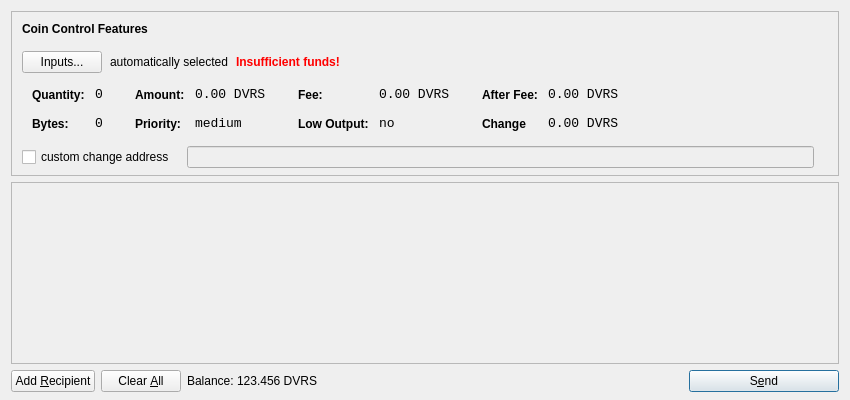
<?xml version="1.0" encoding="UTF-8"?>
<ui version="4.0">
 <class>SendCoinsDialog</class>
 <widget class="QDialog" name="SendCoinsDialog">
  <property name="geometry">
   <rect>
    <x>0</x>
    <y>0</y>
    <width>850</width>
    <height>400</height>
   </rect>
  </property>
  <property name="windowTitle">
   <string>Send Coins</string>
  </property>
  <layout class="QVBoxLayout" name="verticalLayout" stretch="0,1,0">
   <property name="bottomMargin">
    <number>8</number>
   </property>
   <item>
    <widget class="QFrame" name="frameCoinControl">
     <property name="sizePolicy">
      <sizepolicy hsizetype="Expanding" vsizetype="Expanding">
       <horstretch>0</horstretch>
       <verstretch>0</verstretch>
      </sizepolicy>
     </property>
     <property name="maximumSize">
      <size>
       <width>16777215</width>
       <height>16777215</height>
      </size>
     </property>
     <property name="frameShape">
      <enum>QFrame::StyledPanel</enum>
     </property>
     <property name="frameShadow">
      <enum>QFrame::Sunken</enum>
     </property>
     <layout class="QVBoxLayout" name="verticalLayoutCoinControl2">
      <property name="spacing">
       <number>-1</number>
      </property>
      <property name="leftMargin">
       <number>0</number>
      </property>
      <property name="topMargin">
       <number>0</number>
      </property>
      <property name="rightMargin">
       <number>0</number>
      </property>
      <property name="bottomMargin">
       <number>6</number>
      </property>
      <item>
       <layout class="QVBoxLayout" name="verticalLayoutCoinControl" stretch="0,0,0,0,1">
        <property name="spacing">
         <number>0</number>
        </property>
        <property name="leftMargin">
         <number>10</number>
        </property>
        <property name="topMargin">
         <number>10</number>
        </property>
        <item>
         <layout class="QHBoxLayout" name="horizontalLayoutCoinControl1">
          <property name="bottomMargin">
           <number>15</number>
          </property>
          <item>
           <widget class="QLabel" name="labelCoinControlFeatures">
            <property name="sizePolicy">
             <sizepolicy hsizetype="Preferred" vsizetype="Maximum">
              <horstretch>0</horstretch>
              <verstretch>0</verstretch>
             </sizepolicy>
            </property>
            <property name="font">
             <font>
              <weight>75</weight>
              <bold>true</bold>
             </font>
            </property>
            <property name="styleSheet">
             <string notr="true">font-weight:bold;</string>
            </property>
            <property name="text">
             <string>Coin Control Features</string>
            </property>
           </widget>
          </item>
         </layout>
        </item>
        <item>
         <layout class="QHBoxLayout" name="horizontalLayoutCoinControl2" stretch="0,0,0,0">
          <property name="spacing">
           <number>8</number>
          </property>
          <property name="bottomMargin">
           <number>10</number>
          </property>
          <item>
           <widget class="QPushButton" name="pushButtonCoinControl">
            <property name="styleSheet">
             <string notr="true"/>
            </property>
            <property name="text">
             <string>Inputs...</string>
            </property>
           </widget>
          </item>
          <item>
           <widget class="QLabel" name="labelCoinControlAutomaticallySelected">
            <property name="text">
             <string>automatically selected</string>
            </property>
            <property name="margin">
             <number>5</number>
            </property>
           </widget>
          </item>
          <item>
           <widget class="QLabel" name="labelCoinControlInsuffFunds">
            <property name="font">
             <font>
              <weight>75</weight>
              <bold>true</bold>
             </font>
            </property>
            <property name="styleSheet">
             <string notr="true">color:red;font-weight:bold;</string>
            </property>
            <property name="text">
             <string>Insufficient funds!</string>
            </property>
            <property name="margin">
             <number>5</number>
            </property>
           </widget>
          </item>
          <item>
           <spacer name="horizontalSpacerCoinControl">
            <property name="orientation">
             <enum>Qt::Horizontal</enum>
            </property>
            <property name="sizeHint" stdset="0">
             <size>
              <width>40</width>
              <height>1</height>
             </size>
            </property>
           </spacer>
          </item>
         </layout>
        </item>
        <item>
         <widget class="QWidget" name="widgetCoinControl" native="true">
          <property name="sizePolicy">
           <sizepolicy hsizetype="Preferred" vsizetype="Preferred">
            <horstretch>0</horstretch>
            <verstretch>0</verstretch>
           </sizepolicy>
          </property>
          <property name="minimumSize">
           <size>
            <width>0</width>
            <height>0</height>
           </size>
          </property>
          <property name="styleSheet">
           <string notr="true"/>
          </property>
          <layout class="QHBoxLayout" name="horizontalLayoutCoinControl5">
           <property name="margin">
            <number>0</number>
           </property>
           <item>
            <layout class="QHBoxLayout" name="horizontalLayoutCoinControl3" stretch="0,0,0,1">
             <property name="spacing">
              <number>20</number>
             </property>
             <property name="topMargin">
              <number>0</number>
             </property>
             <property name="bottomMargin">
              <number>10</number>
             </property>
             <item>
              <layout class="QFormLayout" name="formLayoutCoinControl1">
               <property name="horizontalSpacing">
                <number>10</number>
               </property>
               <property name="verticalSpacing">
                <number>14</number>
               </property>
               <property name="leftMargin">
                <number>10</number>
               </property>
               <property name="topMargin">
                <number>4</number>
               </property>
               <property name="rightMargin">
                <number>6</number>
               </property>
               <item row="0" column="0">
                <widget class="QLabel" name="labelCoinControlQuantityText">
                 <property name="styleSheet">
                  <string notr="true">font-weight:bold;</string>
                 </property>
                 <property name="text">
                  <string>Quantity:</string>
                 </property>
                 <property name="margin">
                  <number>0</number>
                 </property>
                </widget>
               </item>
               <item row="0" column="1">
                <widget class="QLabel" name="labelCoinControlQuantity">
                 <property name="font">
                  <font>
                   <family>Monospace</family>
                   <pointsize>10</pointsize>
                  </font>
                 </property>
                 <property name="cursor">
                  <cursorShape>IBeamCursor</cursorShape>
                 </property>
                 <property name="contextMenuPolicy">
                  <enum>Qt::ActionsContextMenu</enum>
                 </property>
                 <property name="text">
                  <string>0</string>
                 </property>
                 <property name="margin">
                  <number>0</number>
                 </property>
                 <property name="textInteractionFlags">
                  <set>Qt::LinksAccessibleByMouse|Qt::TextSelectableByKeyboard|Qt::TextSelectableByMouse</set>
                 </property>
                </widget>
               </item>
               <item row="1" column="0">
                <widget class="QLabel" name="labelCoinControlBytesText">
                 <property name="styleSheet">
                  <string notr="true">font-weight:bold;</string>
                 </property>
                 <property name="text">
                  <string>Bytes:</string>
                 </property>
                </widget>
               </item>
               <item row="1" column="1">
                <widget class="QLabel" name="labelCoinControlBytes">
                 <property name="font">
                  <font>
                   <family>Monospace</family>
                   <pointsize>10</pointsize>
                  </font>
                 </property>
                 <property name="cursor">
                  <cursorShape>IBeamCursor</cursorShape>
                 </property>
                 <property name="contextMenuPolicy">
                  <enum>Qt::ActionsContextMenu</enum>
                 </property>
                 <property name="text">
                  <string>0</string>
                 </property>
                 <property name="textInteractionFlags">
                  <set>Qt::LinksAccessibleByMouse|Qt::TextSelectableByKeyboard|Qt::TextSelectableByMouse</set>
                 </property>
                </widget>
               </item>
              </layout>
             </item>
             <item>
              <layout class="QFormLayout" name="formLayoutCoinControl2">
               <property name="horizontalSpacing">
                <number>10</number>
               </property>
               <property name="verticalSpacing">
                <number>14</number>
               </property>
               <property name="leftMargin">
                <number>6</number>
               </property>
               <property name="topMargin">
                <number>4</number>
               </property>
               <property name="rightMargin">
                <number>6</number>
               </property>
               <item row="0" column="0">
                <widget class="QLabel" name="labelCoinControlAmountText">
                 <property name="styleSheet">
                  <string notr="true">font-weight:bold;</string>
                 </property>
                 <property name="text">
                  <string>Amount:</string>
                 </property>
                 <property name="margin">
                  <number>0</number>
                 </property>
                </widget>
               </item>
               <item row="0" column="1">
                <widget class="QLabel" name="labelCoinControlAmount">
                 <property name="font">
                  <font>
                   <family>Monospace</family>
                   <pointsize>10</pointsize>
                  </font>
                 </property>
                 <property name="cursor">
                  <cursorShape>IBeamCursor</cursorShape>
                 </property>
                 <property name="contextMenuPolicy">
                  <enum>Qt::ActionsContextMenu</enum>
                 </property>
                 <property name="text">
                  <string>0.00 DVRS</string>
                 </property>
                 <property name="textInteractionFlags">
                  <set>Qt::LinksAccessibleByMouse|Qt::TextSelectableByKeyboard|Qt::TextSelectableByMouse</set>
                 </property>
                </widget>
               </item>
               <item row="1" column="0">
                <widget class="QLabel" name="labelCoinControlPriorityText">
                 <property name="styleSheet">
                  <string notr="true">font-weight:bold;</string>
                 </property>
                 <property name="text">
                  <string>Priority:</string>
                 </property>
                </widget>
               </item>
               <item row="1" column="1">
                <widget class="QLabel" name="labelCoinControlPriority">
                 <property name="font">
                  <font>
                   <family>Monospace</family>
                   <pointsize>10</pointsize>
                  </font>
                 </property>
                 <property name="cursor">
                  <cursorShape>IBeamCursor</cursorShape>
                 </property>
                 <property name="contextMenuPolicy">
                  <enum>Qt::ActionsContextMenu</enum>
                 </property>
                 <property name="text">
                  <string>medium</string>
                 </property>
                 <property name="textInteractionFlags">
                  <set>Qt::LinksAccessibleByMouse|Qt::TextSelectableByKeyboard|Qt::TextSelectableByMouse</set>
                 </property>
                </widget>
               </item>
              </layout>
             </item>
             <item>
              <layout class="QFormLayout" name="formLayoutCoinControl3">
               <property name="horizontalSpacing">
                <number>10</number>
               </property>
               <property name="verticalSpacing">
                <number>14</number>
               </property>
               <property name="leftMargin">
                <number>6</number>
               </property>
               <property name="topMargin">
                <number>4</number>
               </property>
               <property name="rightMargin">
                <number>6</number>
               </property>
               <item row="0" column="0">
                <widget class="QLabel" name="labelCoinControlFeeText">
                 <property name="styleSheet">
                  <string notr="true">font-weight:bold;</string>
                 </property>
                 <property name="text">
                  <string>Fee:</string>
                 </property>
                 <property name="margin">
                  <number>0</number>
                 </property>
                </widget>
               </item>
               <item row="0" column="1">
                <widget class="QLabel" name="labelCoinControlFee">
                 <property name="font">
                  <font>
                   <family>Monospace</family>
                   <pointsize>10</pointsize>
                  </font>
                 </property>
                 <property name="cursor">
                  <cursorShape>IBeamCursor</cursorShape>
                 </property>
                 <property name="contextMenuPolicy">
                  <enum>Qt::ActionsContextMenu</enum>
                 </property>
                 <property name="text">
                  <string>0.00 DVRS</string>
                 </property>
                 <property name="textInteractionFlags">
                  <set>Qt::LinksAccessibleByMouse|Qt::TextSelectableByKeyboard|Qt::TextSelectableByMouse</set>
                 </property>
                </widget>
               </item>
               <item row="1" column="0">
                <widget class="QLabel" name="labelCoinControlLowOutputText">
                 <property name="styleSheet">
                  <string notr="true">font-weight:bold;</string>
                 </property>
                 <property name="text">
                  <string>Low Output:</string>
                 </property>
                </widget>
               </item>
               <item row="1" column="1">
                <widget class="QLabel" name="labelCoinControlLowOutput">
                 <property name="font">
                  <font>
                   <family>Monospace</family>
                   <pointsize>10</pointsize>
                  </font>
                 </property>
                 <property name="cursor">
                  <cursorShape>IBeamCursor</cursorShape>
                 </property>
                 <property name="contextMenuPolicy">
                  <enum>Qt::ActionsContextMenu</enum>
                 </property>
                 <property name="text">
                  <string>no</string>
                 </property>
                 <property name="textInteractionFlags">
                  <set>Qt::LinksAccessibleByMouse|Qt::TextSelectableByKeyboard|Qt::TextSelectableByMouse</set>
                 </property>
                </widget>
               </item>
              </layout>
             </item>
             <item>
              <layout class="QFormLayout" name="formLayoutCoinControl4">
               <property name="horizontalSpacing">
                <number>10</number>
               </property>
               <property name="verticalSpacing">
                <number>14</number>
               </property>
               <property name="leftMargin">
                <number>6</number>
               </property>
               <property name="topMargin">
                <number>4</number>
               </property>
               <property name="rightMargin">
                <number>6</number>
               </property>
               <item row="0" column="0">
                <widget class="QLabel" name="labelCoinControlAfterFeeText">
                 <property name="styleSheet">
                  <string notr="true">font-weight:bold;</string>
                 </property>
                 <property name="text">
                  <string>After Fee:</string>
                 </property>
                 <property name="margin">
                  <number>0</number>
                 </property>
                </widget>
               </item>
               <item row="0" column="1">
                <widget class="QLabel" name="labelCoinControlAfterFee">
                 <property name="font">
                  <font>
                   <family>Monospace</family>
                   <pointsize>10</pointsize>
                  </font>
                 </property>
                 <property name="cursor">
                  <cursorShape>IBeamCursor</cursorShape>
                 </property>
                 <property name="contextMenuPolicy">
                  <enum>Qt::ActionsContextMenu</enum>
                 </property>
                 <property name="text">
                  <string>0.00 DVRS</string>
                 </property>
                 <property name="textInteractionFlags">
                  <set>Qt::LinksAccessibleByMouse|Qt::TextSelectableByKeyboard|Qt::TextSelectableByMouse</set>
                 </property>
                </widget>
               </item>
               <item row="1" column="0">
                <widget class="QLabel" name="labelCoinControlChangeText">
                 <property name="styleSheet">
                  <string notr="true">font-weight:bold;</string>
                 </property>
                 <property name="text">
                  <string>Change</string>
                 </property>
                </widget>
               </item>
               <item row="1" column="1">
                <widget class="QLabel" name="labelCoinControlChange">
                 <property name="font">
                  <font>
                   <family>Monospace</family>
                   <pointsize>10</pointsize>
                  </font>
                 </property>
                 <property name="cursor">
                  <cursorShape>IBeamCursor</cursorShape>
                 </property>
                 <property name="contextMenuPolicy">
                  <enum>Qt::ActionsContextMenu</enum>
                 </property>
                 <property name="text">
                  <string>0.00 DVRS</string>
                 </property>
                 <property name="textInteractionFlags">
                  <set>Qt::LinksAccessibleByMouse|Qt::TextSelectableByKeyboard|Qt::TextSelectableByMouse</set>
                 </property>
                </widget>
               </item>
              </layout>
             </item>
            </layout>
           </item>
          </layout>
         </widget>
        </item>
        <item>
         <layout class="QHBoxLayout" name="horizontalLayoutCoinControl4" stretch="0,0,0">
          <property name="spacing">
           <number>12</number>
          </property>
          <property name="sizeConstraint">
           <enum>QLayout::SetDefaultConstraint</enum>
          </property>
          <property name="topMargin">
           <number>5</number>
          </property>
          <property name="rightMargin">
           <number>5</number>
          </property>
          <item>
           <widget class="QCheckBox" name="checkBoxCoinControlChange">
            <property name="text">
             <string>custom change address</string>
            </property>
           </widget>
          </item>
          <item>
           <widget class="QLineEdit" name="lineEditCoinControlChange">
            <property name="enabled">
             <bool>false</bool>
            </property>
            <property name="sizePolicy">
             <sizepolicy hsizetype="Expanding" vsizetype="Fixed">
              <horstretch>0</horstretch>
              <verstretch>0</verstretch>
             </sizepolicy>
            </property>
           </widget>
          </item>
          <item>
           <widget class="QLabel" name="labelCoinControlChangeLabel">
            <property name="sizePolicy">
             <sizepolicy hsizetype="Preferred" vsizetype="Expanding">
              <horstretch>0</horstretch>
              <verstretch>0</verstretch>
             </sizepolicy>
            </property>
            <property name="minimumSize">
             <size>
              <width>0</width>
              <height>0</height>
             </size>
            </property>
            <property name="text">
             <string/>
            </property>
            <property name="margin">
             <number>3</number>
            </property>
           </widget>
          </item>
         </layout>
        </item>
        <item>
         <spacer name="verticalSpacerCoinControl">
          <property name="orientation">
           <enum>Qt::Vertical</enum>
          </property>
          <property name="sizeHint" stdset="0">
           <size>
            <width>800</width>
            <height>1</height>
           </size>
          </property>
         </spacer>
        </item>
       </layout>
      </item>
     </layout>
    </widget>
   </item>
   <item>
    <widget class="QScrollArea" name="scrollArea">
     <property name="widgetResizable">
      <bool>true</bool>
     </property>
     <widget class="QWidget" name="scrollAreaWidgetContents">
      <property name="geometry">
       <rect>
        <x>0</x>
        <y>0</y>
        <width>830</width>
        <height>165</height>
       </rect>
      </property>
      <layout class="QVBoxLayout" name="verticalLayout_2">
       <property name="margin">
        <number>0</number>
       </property>
       <item>
        <layout class="QVBoxLayout" name="entries">
         <property name="spacing">
          <number>6</number>
         </property>
        </layout>
       </item>
       <item>
        <spacer name="verticalSpacer">
         <property name="orientation">
          <enum>Qt::Vertical</enum>
         </property>
         <property name="sizeHint" stdset="0">
          <size>
           <width>20</width>
           <height>40</height>
          </size>
         </property>
        </spacer>
       </item>
      </layout>
     </widget>
    </widget>
   </item>
   <item>
    <layout class="QHBoxLayout" name="horizontalLayout">
     <item>
      <widget class="QPushButton" name="addButton">
       <property name="toolTip">
        <string>Send to multiple recipients at once</string>
       </property>
       <property name="text">
        <string>Add &amp;Recipient</string>
       </property>
       <property name="icon">
        <iconset resource="../bitcoin.qrc">
         <normaloff>:/icons/add</normaloff>:/icons/add</iconset>
       </property>
       <property name="autoDefault">
        <bool>false</bool>
       </property>
      </widget>
     </item>
     <item>
      <widget class="QPushButton" name="clearButton">
       <property name="sizePolicy">
        <sizepolicy hsizetype="Minimum" vsizetype="Fixed">
         <horstretch>0</horstretch>
         <verstretch>0</verstretch>
        </sizepolicy>
       </property>
       <property name="toolTip">
        <string>Remove all transaction fields</string>
       </property>
       <property name="text">
        <string>Clear &amp;All</string>
       </property>
       <property name="icon">
        <iconset resource="../bitcoin.qrc">
         <normaloff>:/icons/remove</normaloff>:/icons/remove</iconset>
       </property>
       <property name="autoRepeatDelay">
        <number>300</number>
       </property>
       <property name="autoDefault">
        <bool>false</bool>
       </property>
      </widget>
     </item>
     <item>
      <layout class="QHBoxLayout" name="horizontalLayout_2">
       <property name="spacing">
        <number>3</number>
       </property>
       <item>
        <widget class="QLabel" name="label">
         <property name="sizePolicy">
          <sizepolicy hsizetype="Preferred" vsizetype="Fixed">
           <horstretch>0</horstretch>
           <verstretch>0</verstretch>
          </sizepolicy>
         </property>
         <property name="text">
          <string>Balance:</string>
         </property>
        </widget>
       </item>
       <item>
        <widget class="QLabel" name="labelBalance">
         <property name="sizePolicy">
          <sizepolicy hsizetype="Preferred" vsizetype="Fixed">
           <horstretch>0</horstretch>
           <verstretch>0</verstretch>
          </sizepolicy>
         </property>
         <property name="cursor">
          <cursorShape>IBeamCursor</cursorShape>
         </property>
         <property name="text">
          <string>123.456 DVRS</string>
         </property>
         <property name="textInteractionFlags">
          <set>Qt::LinksAccessibleByMouse|Qt::TextSelectableByKeyboard|Qt::TextSelectableByMouse</set>
         </property>
        </widget>
       </item>
      </layout>
     </item>
     <item>
      <spacer name="horizontalSpacer">
       <property name="orientation">
        <enum>Qt::Horizontal</enum>
       </property>
       <property name="sizeHint" stdset="0">
        <size>
         <width>40</width>
         <height>20</height>
        </size>
       </property>
      </spacer>
     </item>
     <item>
      <widget class="QPushButton" name="sendButton">
       <property name="minimumSize">
        <size>
         <width>150</width>
         <height>0</height>
        </size>
       </property>
       <property name="toolTip">
        <string>Confirm the send action</string>
       </property>
       <property name="text">
        <string>S&amp;end</string>
       </property>
       <property name="icon">
        <iconset resource="../bitcoin.qrc">
         <normaloff>:/icons/send</normaloff>:/icons/send</iconset>
       </property>
       <property name="default">
        <bool>true</bool>
       </property>
      </widget>
     </item>
    </layout>
   </item>
  </layout>
 </widget>
 <resources>
  <include location="../bitcoin.qrc"/>
 </resources>
 <connections/>
</ui>
